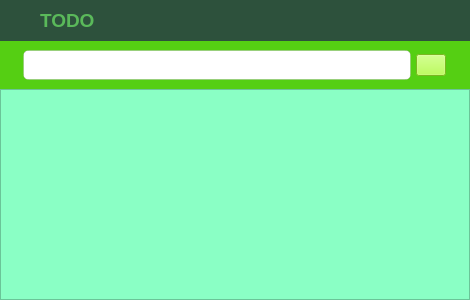
<?xml version="1.0" encoding="UTF-8"?>
<ui version="4.0">
 <class>Form</class>
 <widget class="QWidget" name="Form">
  <property name="geometry">
   <rect>
    <x>0</x>
    <y>0</y>
    <width>470</width>
    <height>300</height>
   </rect>
  </property>
  <property name="windowTitle">
   <string>Form</string>
  </property>
  <property name="styleSheet">
   <string notr="true">QLabel {
	background-color: rgba(255, 255, 255, 0);
	color:rgb(90, 185, 90)
}

QPushButton {
	
	background-color: rgb(171, 255, 46);
}

QLineEdit {
	border-radius: 5px;
	border: 1 solid rgba(0, 0, 0, 0.1);
	padding: 5;
}

QListWidget {
	background-color:rgb(138, 255, 197);
}

#widget_2 {
	background-color: rgb(45, 81, 60);
}

#widget {
	background-color: rgb(85, 207, 19)
}</string>
  </property>
  <layout class="QVBoxLayout" name="verticalLayout">
   <property name="spacing">
    <number>0</number>
   </property>
   <property name="leftMargin">
    <number>0</number>
   </property>
   <property name="topMargin">
    <number>0</number>
   </property>
   <property name="rightMargin">
    <number>0</number>
   </property>
   <property name="bottomMargin">
    <number>0</number>
   </property>
   <item>
    <widget class="QWidget" name="widget_2" native="true">
     <layout class="QHBoxLayout" name="horizontalLayout">
      <item>
       <widget class="QLabel" name="label">
        <property name="maximumSize">
         <size>
          <width>25</width>
          <height>25</height>
         </size>
        </property>
        <property name="font">
         <font>
          <pointsize>14</pointsize>
          <bold>true</bold>
         </font>
        </property>
        <property name="text">
         <string/>
        </property>
        <property name="pixmap">
         <pixmap resource="resource.qrc">:/images/check_box_checked.png</pixmap>
        </property>
        <property name="scaledContents">
         <bool>true</bool>
        </property>
        <property name="indent">
         <number>6</number>
        </property>
       </widget>
      </item>
      <item>
       <widget class="QLabel" name="label_2">
        <property name="font">
         <font>
          <pointsize>14</pointsize>
          <bold>true</bold>
         </font>
        </property>
        <property name="text">
         <string>TODO</string>
        </property>
       </widget>
      </item>
     </layout>
    </widget>
   </item>
   <item>
    <widget class="QWidget" name="widget" native="true">
     <layout class="QHBoxLayout" name="horizontalLayout_2">
      <property name="spacing">
       <number>0</number>
      </property>
      <item>
       <spacer name="horizontalSpacer">
        <property name="orientation">
         <enum>Qt::Horizontal</enum>
        </property>
        <property name="sizeType">
         <enum>QSizePolicy::Maximum</enum>
        </property>
        <property name="sizeHint" stdset="0">
         <size>
          <width>500</width>
          <height>20</height>
         </size>
        </property>
       </spacer>
      </item>
      <item>
       <widget class="QLineEdit" name="task_lineEdit">
        <property name="minimumSize">
         <size>
          <width>388</width>
          <height>30</height>
         </size>
        </property>
        <property name="maximumSize">
         <size>
          <width>1200</width>
          <height>30</height>
         </size>
        </property>
       </widget>
      </item>
      <item>
       <spacer name="horizontalSpacer_3">
        <property name="orientation">
         <enum>Qt::Horizontal</enum>
        </property>
        <property name="sizeType">
         <enum>QSizePolicy::Fixed</enum>
        </property>
        <property name="sizeHint" stdset="0">
         <size>
          <width>5</width>
          <height>20</height>
         </size>
        </property>
       </spacer>
      </item>
      <item>
       <widget class="QPushButton" name="btn_add_task">
        <property name="maximumSize">
         <size>
          <width>30</width>
          <height>16777215</height>
         </size>
        </property>
        <property name="text">
         <string/>
        </property>
        <property name="icon">
         <iconset resource="resource.qrc">
          <normaloff>:/images/add_icon.png</normaloff>:/images/add_icon.png</iconset>
        </property>
        <property name="iconSize">
         <size>
          <width>25</width>
          <height>25</height>
         </size>
        </property>
       </widget>
      </item>
      <item>
       <spacer name="horizontalSpacer_2">
        <property name="orientation">
         <enum>Qt::Horizontal</enum>
        </property>
        <property name="sizeType">
         <enum>QSizePolicy::Maximum</enum>
        </property>
        <property name="sizeHint" stdset="0">
         <size>
          <width>500</width>
          <height>20</height>
         </size>
        </property>
       </spacer>
      </item>
     </layout>
    </widget>
   </item>
   <item>
    <widget class="QListWidget" name="tasks_listWidget">
     <property name="verticalScrollMode">
      <enum>QAbstractItemView::ScrollPerPixel</enum>
     </property>
    </widget>
   </item>
  </layout>
 </widget>
 <resources>
  <include location="resource.qrc"/>
 </resources>
 <connections/>
</ui>
